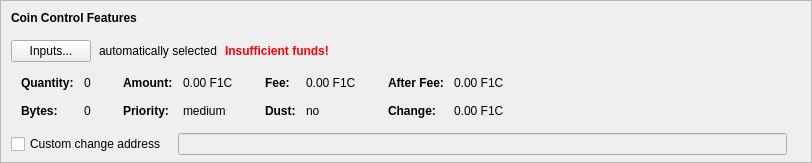
    <widget class="QFrame" name="frameCoinControl">
     <property name="sizePolicy">
      <sizepolicy hsizetype="Expanding" vsizetype="Expanding">
       <horstretch>0</horstretch>
       <verstretch>0</verstretch>
      </sizepolicy>
     </property>
     <property name="maximumSize">
      <size>
       <width>16777215</width>
       <height>16777215</height>
      </size>
     </property>
     <property name="frameShape">
      <enum>QFrame::StyledPanel</enum>
     </property>
     <property name="frameShadow">
      <enum>QFrame::Sunken</enum>
     </property>
     <layout class="QVBoxLayout" name="verticalLayoutCoinControl2">
      <property name="spacing">
       <number>0</number>
      </property>
      <property name="leftMargin">
       <number>0</number>
      </property>
      <property name="topMargin">
       <number>0</number>
      </property>
      <property name="rightMargin">
       <number>0</number>
      </property>
      <property name="bottomMargin">
       <number>6</number>
      </property>
      <item>
       <layout class="QVBoxLayout" name="verticalLayoutCoinControl" stretch="0,0,0,0,1">
        <property name="spacing">
         <number>0</number>
        </property>
        <property name="leftMargin">
         <number>10</number>
        </property>
        <property name="topMargin">
         <number>10</number>
        </property>
        <item>
         <layout class="QHBoxLayout" name="horizontalLayoutCoinControl1">
          <property name="bottomMargin">
           <number>15</number>
          </property>
          <item>
           <widget class="QLabel" name="labelCoinControlFeatures">
            <property name="sizePolicy">
             <sizepolicy hsizetype="Preferred" vsizetype="Maximum">
              <horstretch>0</horstretch>
              <verstretch>0</verstretch>
             </sizepolicy>
            </property>
            <property name="font">
             <font>
              <weight>75</weight>
              <bold>true</bold>
             </font>
            </property>
            <property name="styleSheet">
             <string notr="true">font-weight:bold;</string>
            </property>
            <property name="text">
             <string>Coin Control Features</string>
            </property>
           </widget>
          </item>
         </layout>
        </item>
        <item>
         <layout class="QHBoxLayout" name="horizontalLayoutCoinControl2" stretch="0,0,0,0">
          <property name="spacing">
           <number>8</number>
          </property>
          <property name="bottomMargin">
           <number>10</number>
          </property>
          <item>
           <widget class="QPushButton" name="pushButtonCoinControl">
            <property name="styleSheet">
             <string notr="true"/>
            </property>
            <property name="text">
             <string>Inputs...</string>
            </property>
            <property name="autoDefault">
             <bool>false</bool>
            </property>
           </widget>
          </item>
          <item>
           <widget class="QLabel" name="labelCoinControlAutomaticallySelected">
            <property name="text">
             <string>automatically selected</string>
            </property>
            <property name="margin">
             <number>5</number>
            </property>
           </widget>
          </item>
          <item>
           <widget class="QLabel" name="labelCoinControlInsuffFunds">
            <property name="font">
             <font>
              <weight>75</weight>
              <bold>true</bold>
             </font>
            </property>
            <property name="styleSheet">
             <string notr="true">color:red;font-weight:bold;</string>
            </property>
            <property name="text">
             <string>Insufficient funds!</string>
            </property>
            <property name="margin">
             <number>5</number>
            </property>
           </widget>
          </item>
          <item>
           <spacer name="horizontalSpacerCoinControl">
            <property name="orientation">
             <enum>Qt::Horizontal</enum>
            </property>
            <property name="sizeHint" stdset="0">
             <size>
              <width>40</width>
              <height>1</height>
             </size>
            </property>
           </spacer>
          </item>
         </layout>
        </item>
        <item>
         <widget class="QWidget" name="widgetCoinControl" native="true">
          <property name="sizePolicy">
           <sizepolicy hsizetype="Preferred" vsizetype="Preferred">
            <horstretch>0</horstretch>
            <verstretch>0</verstretch>
           </sizepolicy>
          </property>
          <property name="minimumSize">
           <size>
            <width>0</width>
            <height>0</height>
           </size>
          </property>
          <property name="styleSheet">
           <string notr="true"/>
          </property>
          <layout class="QHBoxLayout" name="horizontalLayoutCoinControl5">
           <property name="leftMargin">
            <number>0</number>
           </property>
           <property name="topMargin">
            <number>0</number>
           </property>
           <property name="rightMargin">
            <number>0</number>
           </property>
           <property name="bottomMargin">
            <number>0</number>
           </property>
           <item>
            <layout class="QHBoxLayout" name="horizontalLayoutCoinControl3" stretch="0,0,0,1">
             <property name="spacing">
              <number>20</number>
             </property>
             <property name="topMargin">
              <number>0</number>
             </property>
             <property name="bottomMargin">
              <number>10</number>
             </property>
             <item>
              <layout class="QFormLayout" name="formLayoutCoinControl1">
               <property name="horizontalSpacing">
                <number>10</number>
               </property>
               <property name="verticalSpacing">
                <number>14</number>
               </property>
               <property name="leftMargin">
                <number>10</number>
               </property>
               <property name="topMargin">
                <number>4</number>
               </property>
               <property name="rightMargin">
                <number>6</number>
               </property>
               <item row="0" column="0">
                <widget class="QLabel" name="labelCoinControlQuantityText">
                 <property name="font">
                  <font>
                   <weight>75</weight>
                   <bold>true</bold>
                  </font>
                 </property>
                 <property name="text">
                  <string>Quantity:</string>
                 </property>
                 <property name="margin">
                  <number>0</number>
                 </property>
                </widget>
               </item>
               <item row="0" column="1">
                <widget class="QLabel" name="labelCoinControlQuantity">
                 <property name="cursor">
                  <cursorShape>IBeamCursor</cursorShape>
                 </property>
                 <property name="contextMenuPolicy">
                  <enum>Qt::ActionsContextMenu</enum>
                 </property>
                 <property name="text">
                  <string notr="true">0</string>
                 </property>
                 <property name="margin">
                  <number>0</number>
                 </property>
                 <property name="textInteractionFlags">
                  <set>Qt::LinksAccessibleByMouse|Qt::TextSelectableByKeyboard|Qt::TextSelectableByMouse</set>
                 </property>
                </widget>
               </item>
               <item row="1" column="0">
                <widget class="QLabel" name="labelCoinControlBytesText">
                 <property name="font">
                  <font>
                   <weight>75</weight>
                   <bold>true</bold>
                  </font>
                 </property>
                 <property name="text">
                  <string>Bytes:</string>
                 </property>
                </widget>
               </item>
               <item row="1" column="1">
                <widget class="QLabel" name="labelCoinControlBytes">
                 <property name="cursor">
                  <cursorShape>IBeamCursor</cursorShape>
                 </property>
                 <property name="contextMenuPolicy">
                  <enum>Qt::ActionsContextMenu</enum>
                 </property>
                 <property name="text">
                  <string notr="true">0</string>
                 </property>
                 <property name="textInteractionFlags">
                  <set>Qt::LinksAccessibleByMouse|Qt::TextSelectableByKeyboard|Qt::TextSelectableByMouse</set>
                 </property>
                </widget>
               </item>
              </layout>
             </item>
             <item>
              <layout class="QFormLayout" name="formLayoutCoinControl2">
               <property name="horizontalSpacing">
                <number>10</number>
               </property>
               <property name="verticalSpacing">
                <number>14</number>
               </property>
               <property name="leftMargin">
                <number>6</number>
               </property>
               <property name="topMargin">
                <number>4</number>
               </property>
               <property name="rightMargin">
                <number>6</number>
               </property>
               <item row="0" column="0">
                <widget class="QLabel" name="labelCoinControlAmountText">
                 <property name="font">
                  <font>
                   <weight>75</weight>
                   <bold>true</bold>
                  </font>
                 </property>
                 <property name="text">
                  <string>Amount:</string>
                 </property>
                 <property name="margin">
                  <number>0</number>
                 </property>
                </widget>
               </item>
               <item row="0" column="1">
                <widget class="QLabel" name="labelCoinControlAmount">
                 <property name="cursor">
                  <cursorShape>IBeamCursor</cursorShape>
                 </property>
                 <property name="contextMenuPolicy">
                  <enum>Qt::ActionsContextMenu</enum>
                 </property>
                 <property name="text">
                  <string notr="true">0.00 F1C</string>
                 </property>
                 <property name="textInteractionFlags">
                  <set>Qt::LinksAccessibleByMouse|Qt::TextSelectableByKeyboard|Qt::TextSelectableByMouse</set>
                 </property>
                </widget>
               </item>
               <item row="1" column="0">
                <widget class="QLabel" name="labelCoinControlPriorityText">
                 <property name="font">
                  <font>
                   <weight>75</weight>
                   <bold>true</bold>
                  </font>
                 </property>
                 <property name="text">
                  <string>Priority:</string>
                 </property>
                </widget>
               </item>
               <item row="1" column="1">
                <widget class="QLabel" name="labelCoinControlPriority">
                 <property name="cursor">
                  <cursorShape>IBeamCursor</cursorShape>
                 </property>
                 <property name="contextMenuPolicy">
                  <enum>Qt::ActionsContextMenu</enum>
                 </property>
                 <property name="text">
                  <string notr="true">medium</string>
                 </property>
                 <property name="textInteractionFlags">
                  <set>Qt::LinksAccessibleByMouse|Qt::TextSelectableByKeyboard|Qt::TextSelectableByMouse</set>
                 </property>
                </widget>
               </item>
              </layout>
             </item>
             <item>
              <layout class="QFormLayout" name="formLayoutCoinControl3">
               <property name="horizontalSpacing">
                <number>10</number>
               </property>
               <property name="verticalSpacing">
                <number>14</number>
               </property>
               <property name="leftMargin">
                <number>6</number>
               </property>
               <property name="topMargin">
                <number>4</number>
               </property>
               <property name="rightMargin">
                <number>6</number>
               </property>
               <item row="0" column="0">
                <widget class="QLabel" name="labelCoinControlFeeText">
                 <property name="font">
                  <font>
                   <weight>75</weight>
                   <bold>true</bold>
                  </font>
                 </property>
                 <property name="text">
                  <string>Fee:</string>
                 </property>
                 <property name="margin">
                  <number>0</number>
                 </property>
                </widget>
               </item>
               <item row="0" column="1">
                <widget class="QLabel" name="labelCoinControlFee">
                 <property name="cursor">
                  <cursorShape>IBeamCursor</cursorShape>
                 </property>
                 <property name="contextMenuPolicy">
                  <enum>Qt::ActionsContextMenu</enum>
                 </property>
                 <property name="text">
                  <string notr="true">0.00 F1C</string>
                 </property>
                 <property name="textInteractionFlags">
                  <set>Qt::LinksAccessibleByMouse|Qt::TextSelectableByKeyboard|Qt::TextSelectableByMouse</set>
                 </property>
                </widget>
               </item>
               <item row="1" column="0">
                <widget class="QLabel" name="labelCoinControlLowOutputText">
                 <property name="font">
                  <font>
                   <weight>75</weight>
                   <bold>true</bold>
                  </font>
                 </property>
                 <property name="text">
                  <string>Dust:</string>
                 </property>
                </widget>
               </item>
               <item row="1" column="1">
                <widget class="QLabel" name="labelCoinControlLowOutput">
                 <property name="cursor">
                  <cursorShape>IBeamCursor</cursorShape>
                 </property>
                 <property name="contextMenuPolicy">
                  <enum>Qt::ActionsContextMenu</enum>
                 </property>
                 <property name="text">
                  <string notr="true">no</string>
                 </property>
                 <property name="textInteractionFlags">
                  <set>Qt::LinksAccessibleByMouse|Qt::TextSelectableByKeyboard|Qt::TextSelectableByMouse</set>
                 </property>
                </widget>
               </item>
              </layout>
             </item>
             <item>
              <layout class="QFormLayout" name="formLayoutCoinControl4">
               <property name="horizontalSpacing">
                <number>10</number>
               </property>
               <property name="verticalSpacing">
                <number>14</number>
               </property>
               <property name="leftMargin">
                <number>6</number>
               </property>
               <property name="topMargin">
                <number>4</number>
               </property>
               <property name="rightMargin">
                <number>6</number>
               </property>
               <item row="0" column="0">
                <widget class="QLabel" name="labelCoinControlAfterFeeText">
                 <property name="font">
                  <font>
                   <weight>75</weight>
                   <bold>true</bold>
                  </font>
                 </property>
                 <property name="text">
                  <string>After Fee:</string>
                 </property>
                 <property name="margin">
                  <number>0</number>
                 </property>
                </widget>
               </item>
               <item row="0" column="1">
                <widget class="QLabel" name="labelCoinControlAfterFee">
                 <property name="cursor">
                  <cursorShape>IBeamCursor</cursorShape>
                 </property>
                 <property name="contextMenuPolicy">
                  <enum>Qt::ActionsContextMenu</enum>
                 </property>
                 <property name="text">
                  <string notr="true">0.00 F1C</string>
                 </property>
                 <property name="textInteractionFlags">
                  <set>Qt::LinksAccessibleByMouse|Qt::TextSelectableByKeyboard|Qt::TextSelectableByMouse</set>
                 </property>
                </widget>
               </item>
               <item row="1" column="0">
                <widget class="QLabel" name="labelCoinControlChangeText">
                 <property name="font">
                  <font>
                   <weight>75</weight>
                   <bold>true</bold>
                  </font>
                 </property>
                 <property name="text">
                  <string>Change:</string>
                 </property>
                </widget>
               </item>
               <item row="1" column="1">
                <widget class="QLabel" name="labelCoinControlChange">
                 <property name="cursor">
                  <cursorShape>IBeamCursor</cursorShape>
                 </property>
                 <property name="contextMenuPolicy">
                  <enum>Qt::ActionsContextMenu</enum>
                 </property>
                 <property name="text">
                  <string notr="true">0.00 F1C</string>
                 </property>
                 <property name="textInteractionFlags">
                  <set>Qt::LinksAccessibleByMouse|Qt::TextSelectableByKeyboard|Qt::TextSelectableByMouse</set>
                 </property>
                </widget>
               </item>
              </layout>
             </item>
            </layout>
           </item>
          </layout>
         </widget>
        </item>
        <item>
         <layout class="QHBoxLayout" name="horizontalLayoutCoinControl4" stretch="0,0,0">
          <property name="spacing">
           <number>12</number>
          </property>
          <property name="sizeConstraint">
           <enum>QLayout::SetDefaultConstraint</enum>
          </property>
          <property name="topMargin">
           <number>5</number>
          </property>
          <property name="rightMargin">
           <number>5</number>
          </property>
          <item>
           <widget class="QCheckBox" name="checkBoxCoinControlChange">
            <property name="toolTip">
             <string>If this is activated, but the change address is empty or invalid, change will be sent to a newly generated address.</string>
            </property>
            <property name="text">
             <string>Custom change address</string>
            </property>
           </widget>
          </item>
          <item>
           <widget class="QValidatedLineEdit" name="lineEditCoinControlChange">
            <property name="enabled">
             <bool>false</bool>
            </property>
            <property name="sizePolicy">
             <sizepolicy hsizetype="Expanding" vsizetype="Fixed">
              <horstretch>0</horstretch>
              <verstretch>0</verstretch>
             </sizepolicy>
            </property>
           </widget>
          </item>
          <item>
           <widget class="QLabel" name="labelCoinControlChangeLabel">
            <property name="sizePolicy">
             <sizepolicy hsizetype="Preferred" vsizetype="Expanding">
              <horstretch>0</horstretch>
              <verstretch>0</verstretch>
             </sizepolicy>
            </property>
            <property name="minimumSize">
             <size>
              <width>0</width>
              <height>0</height>
             </size>
            </property>
            <property name="text">
             <string/>
            </property>
            <property name="margin">
             <number>3</number>
            </property>
           </widget>
          </item>
         </layout>
        </item>
        <item>
         <spacer name="verticalSpacerCoinControl">
          <property name="orientation">
           <enum>Qt::Vertical</enum>
          </property>
          <property name="sizeHint" stdset="0">
           <size>
            <width>800</width>
            <height>1</height>
           </size>
          </property>
         </spacer>
        </item>
       </layout>
      </item>
     </layout>
    </widget>
